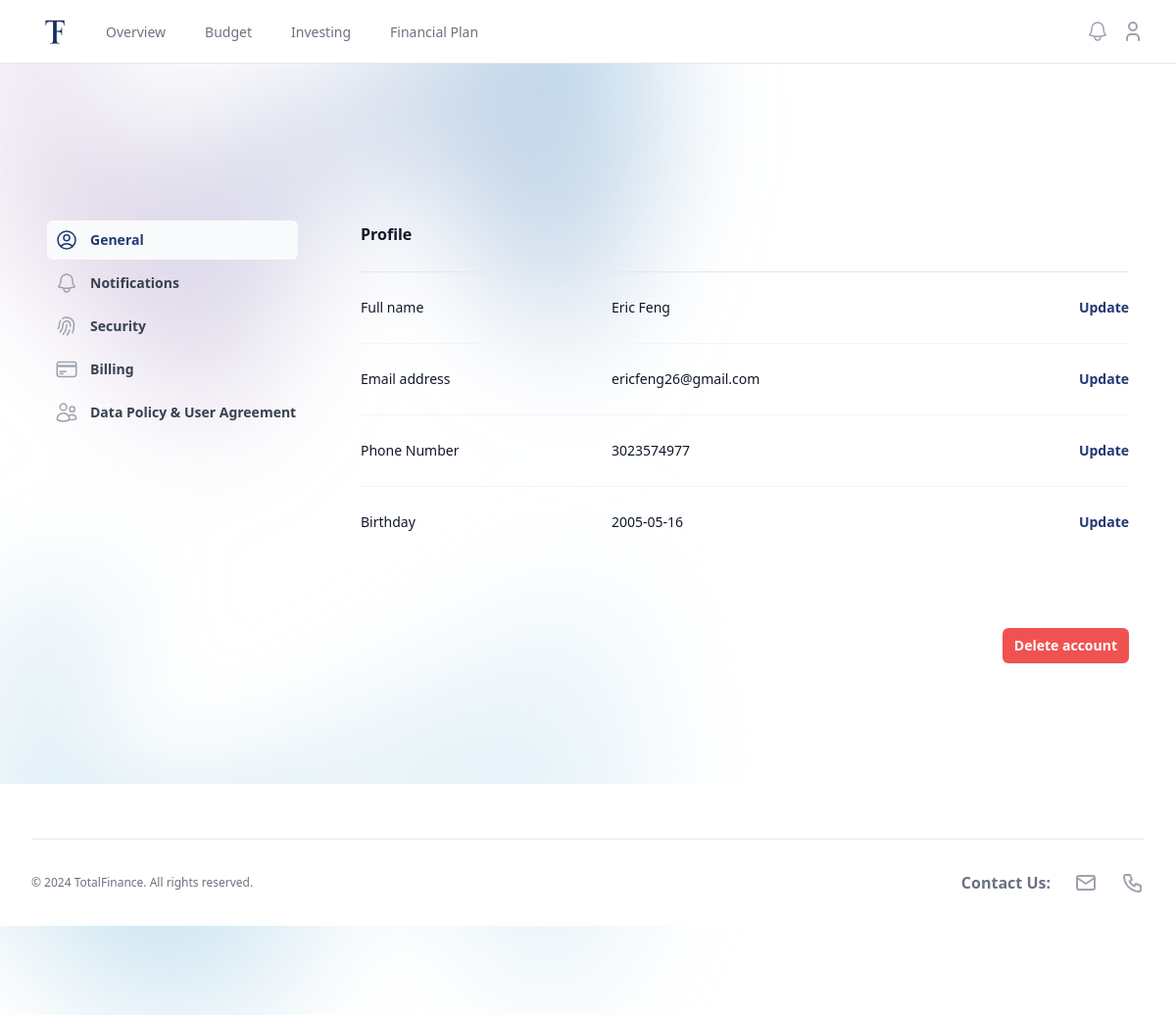
The app's page /settings (signed in), older data.
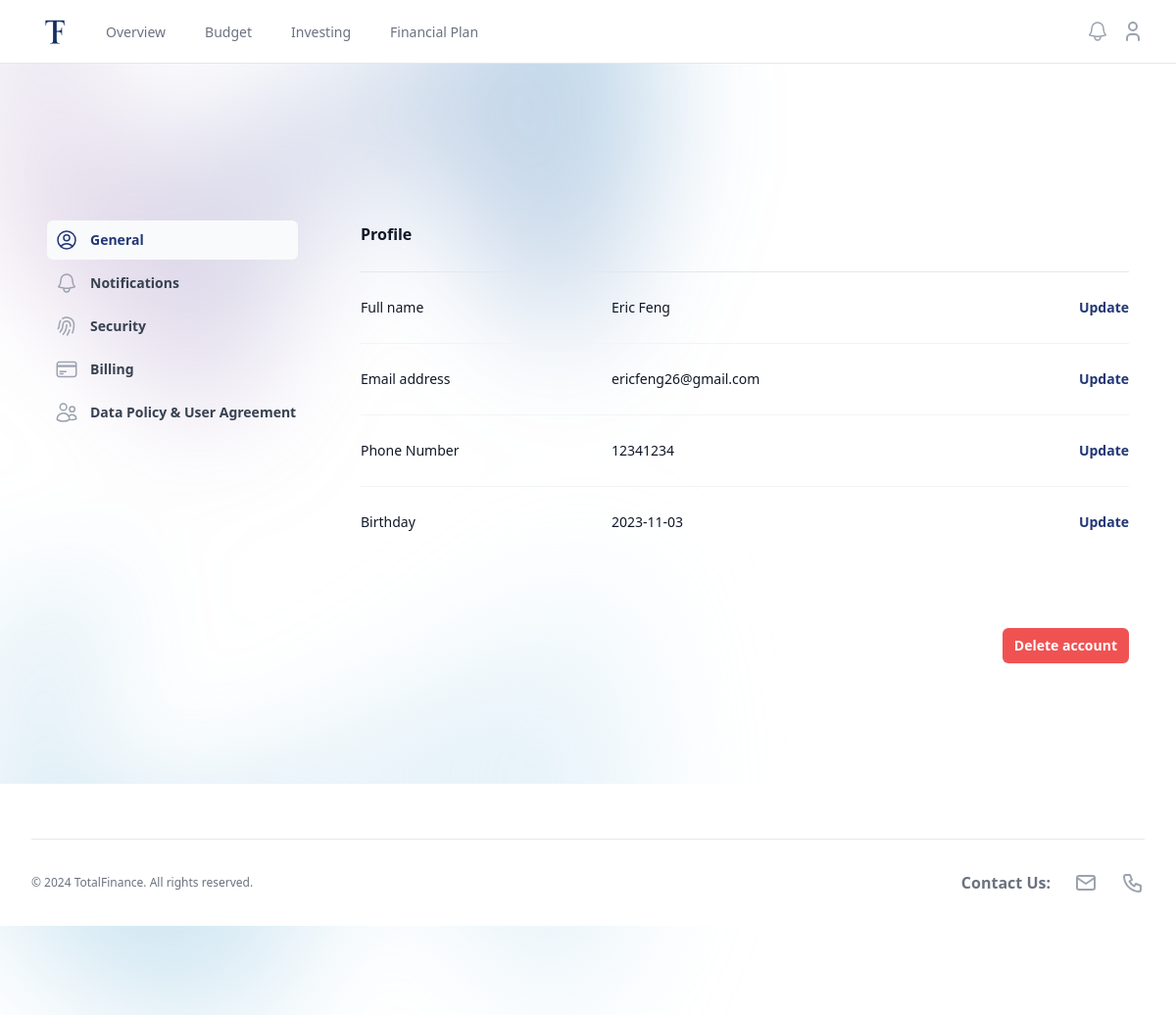
The same page, newer data.
### flaskmain/models.py (models this page shows, shortened)
class Users(db.Model, UserMixin):
    id = db.Column(db.Integer, primary_key = True)
    name = db.Column(db.String(50), unique = False, nullable = False)
    email = db.Column(db.String(120), unique = True, nullable = False)
    password = db.Column(db.String(60), nullable = False)
    phone = db.Column(db.String(60), unique = True, nullable = False)
    dob = db.Column(db.String(60), nullable = False)

### flaskmain/routes.py (the view)
@application.route("/settings", methods = ["GET", "POST"])
@login_required
def settings():
    form = RegistrationForm()
    nameform = SettingNameForm()
    emailform = SettingEmailForm()
    phoneform = SettingPhoneForm()
    dobform = SettingDOBForm()
    if nameform.submit.data and nameform.validate_on_submit():
        current_user.name = nameform.name.data
        db.session.commit()
        return redirect(url_for("settings"))
    if emailform.submit.data and emailform.validate_on_submit():
        current_user.email = emailform.email.data
        db.session.commit()
        return redirect(url_for("settings"))
    if phoneform.submit.data and phoneform.validate_on_submit():
         print("phone")
         current_user.phone = phoneform.phone.data
         db.session.commit()
         return redirect(url_for("settings"))
    if dobform.submit.data and dobform.validate_on_submit():
        print("dob")
        current_user.dob = dobform.birthday.data
        db.session.commit()
        return redirect(url_for("settings"))
    return render_template("settings.html", title ="Settings", form=form, nameform=nameform, emailform=emailform, phoneform=phoneform, dobform=dobform)

### flaskmain/models.py (called while the page is built)
@login_manager.user_loader
def load_user(user_id):
    return Users.query.get(int(user_id))

### flaskmain/templates/settings.html (shortened to what this page needs)
{% extends "layout_app.html" %}
{% block content %}
  <div class="mx-auto max-w-7xl pt-16 lg:flex lg:gap-x-16 lg:px-8">
    <aside class="flex overflow-x-auto border-b border-gray-900/5 py-4 lg:block lg:w-64 lg:flex-none lg:border-0 lg:py-20">
      <nav class="flex-none px-4 sm:px-6 lg:px-0">
        <ul role="list" class="flex gap-x-3 gap-y-1 whitespace-nowrap lg:flex-col">
          <li>
            <a href="{{ url_for("settings") }}" class="bg-gray-50 text-blue-900 group flex gap-x-3 rounded-md py-2 pl-2 pr-3 text-sm leading-6 font-semibold">
              General
            </a>
          </li>
          <li>
              <a href="{{ url_for("notifications") }}" class="text-gray-700 hover:text-blue-800 hover:bg-gray-50 group flex gap-x-3 rounded-md py-2 pl-2 pr-3 text-sm leading-6 font-semibold">
              Notifications
            </a>
          </li>
          <li>
            <a href="{{ url_for("security") }}" class="text-gray-700 hover:text-blue-800 hover:bg-gray-50 group flex gap-x-3 rounded-md py-2 pl-2 pr-3 text-sm leading-6 font-semibold">
              Security
            </a>
          </li>
          <li>
            <a href="#" class="text-gray-700 hover:text-blue-800 hover:bg-gray-50 group flex gap-x-3 rounded-md py-2 pl-2 pr-3 text-sm leading-6 font-semibold">
              Billing
            </a>
          </li>
          <li>
            <a href="#" class="text-gray-700 hover:text-blue-800 hover:bg-gray-50 group flex gap-x-3 rounded-md py-2 pl-2 pr-3 text-sm leading-6 font-semibold">
              Data Policy & User Agreement
            </a>
          </li>
        </ul>
      </nav>
    </aside>
    <main class="px-4 py-16 sm:px-6 lg:flex-auto lg:px-0 lg:py-20">
      <div class="mx-auto max-w-2xl space-y-16 sm:space-y-20 lg:mx-0 lg:max-w-none">
        <div>
          <h2 class="text-base font-semibold leading-7 text-gray-900">Profile</h2>
          <dl class="mt-6 space-y-6 divide-y divide-gray-100 border-t border-gray-200 text-sm leading-6">
            <div class="pt-6 sm:flex">
              <dt class="font-medium text-gray-900 sm:w-64 sm:flex-none sm:pr-6">Full name</dt>
              <dd class="mt-1 flex justify-between gap-x-6 sm:mt-0 sm:flex-auto">
                <div class="text-gray-900">{{current_user.name}}</div>
                <button id = "openNameSetting-button" type="button" class="font-semibold text-blue-900 hover:text-blue-800">Update</button>
              </dd>
            </div>
            <div class="pt-6 sm:flex">
              <dt class="font-medium text-gray-900 sm:w-64 sm:flex-none sm:pr-6">Email address</dt>
              <dd class="mt-1 flex justify-between gap-x-6 sm:mt-0 sm:flex-auto">
                <div class="text-gray-900">{{current_user.email}}</div>
                <button id = "openEmailSetting-button" type="button" class="font-semibold text-blue-900 hover:text-blue-800">Update</button>
              </dd>
            </div>
            <div class="pt-6 sm:flex">
              <dt class="font-medium text-gray-900 sm:w-64 sm:flex-none sm:pr-6">Phone Number</dt>
              <dd class="mt-1 flex justify-between gap-x-6 sm:mt-0 sm:flex-auto">
                <div class="text-gray-900">{{current_user.phone}}</div>
                <button id = "openPhoneSetting-button" type="button" class="font-semibold text-blue-900 hover:text-blue-800">Update</button>
              </dd>
            </div>
            <div class="pt-6 sm:flex">
              <dt class="font-medium text-gray-900 sm:w-64 sm:flex-none sm:pr-6">Birthday</dt>
              <dd class="mt-1 flex justify-between gap-x-6 sm:mt-0 sm:flex-auto">
                <div class="text-gray-900">{{current_user.dob}}</div>
                <button id = "openBirthdaySetting-button" type="button" class="font-semibold text-blue-900 hover:text-blue-800">Update</button>
              </dd>
            </div>
          </dl>
        </div>
        <div>
        <div class = "py-4">
          <form class="flex items-start justify-end">
            <button type="submit" class="rounded-md bg-red-500 px-3 py-2 text-sm font-semibold text-white shadow-sm hover:bg-red-400">Delete account</button>
          </form>
        </div>
      </div>
    </main>
  </div>
    </div>
  </div>
{% endblock content %}

### flaskmain/templates/layout_app.html (shortened to what this page needs)
<!DOCTYPE html>
<html class="h-full" lang="en">
    <head>
        <link href="{{url_for('static',filename='css/output.css')}}" rel="stylesheet">
    </head>
<body class="h-full">
    <div class="min-h-full">
        <nav class="border-b border-gray-200 bg-white">
        <div class="mx-auto max-w-7xl px-4 sm:px-6 lg:px-8">
            <div class="flex h-16 justify-between">
            <div class="flex">
                <div class="flex flex-shrink-0 items-center">
                <a href = "{{ url_for("home") }}">
                    <img class="h-12 w-auto" src="{{url_for('static',filename='images/m1-2.png')}}" alt="">
                </a>
                </div>
                <div class="hidden sm:-my-px sm:ml-6 sm:flex sm:space-x-8">
                <a href="{{ url_for("overview") }}" class="inline-flex items-center border-b-2 px-1 pt-1 text-sm font-medium {% if request.path == "/overview" %}border-blue-900 text-gray-900{% else %}border-transparent text-gray-500 hover:border-gray-300 hover:text-gray-700{% endif %}" aria-current="page">Overview</a>
                <a href="{{ url_for("budget") }}" class="inline-flex items-center border-b-2 px-1 pt-1 text-sm font-medium {% if request.path == "/budget" %}border-blue-900 text-gray-900{% else %}border-transparent text-gray-500 hover:border-gray-300 hover:text-gray-700{% endif %}">Budget</a>
                <a href="{{ url_for("investing") }}" class="inline-flex items-center border-b-2 px-1 pt-1 text-sm font-medium {% if request.path == "/investing" %}border-blue-900 text-gray-900{% else %}border-transparent text-gray-500 hover:border-gray-300 hover:text-gray-700{% endif %}">Investing</a>
                <a href="{{ url_for("financialplan") }}" class="inline-flex items-center border-b-2 px-1 pt-1 text-sm font-medium {% if request.path == "/financialplan" %}border-blue-900 text-gray-900{% else %}border-transparent text-gray-500 hover:border-gray-300 hover:text-gray-700{% endif %}">Financial Plan</a>
                </div>
            </div>
            <div class="hidden sm:ml-6 sm:flex sm:items-center">
                <div class="relative ml-3">
                <button type="button" class="relative flex max-w-xs items-center rounded-full bg-white text-sm text-gray-400 hover:text-gray-500 focus:outline-none focus:ring-2 focus:ring-blue-900 focus:ring-offset-2" id="notification-menu-button" aria-expanded="false" aria-haspopup="true">
                    <span class="absolute -inset-1.5"></span>
                </button>
            </div>
                <div class="relative ml-3">
                <div>
                    <button type="button" class="relative flex max-w-xs items-center rounded-full bg-white text-sm text-gray-400 hover:text-gray-500 focus:outline-none focus:ring-2 focus:ring-blue-900 focus:ring-offset-2" id="user-menu-button" aria-expanded="false" aria-haspopup="true">
                    <span class="absolute -inset-1.5"></span>
                    </button>
                </div>
                </div>
            </div>
            </div>
        </div>
        </nav>
        <div class="absolute inset-x-0 -top-40 -z-10 transform-gpu overflow-hidden blur-3xl sm:-top-80" aria-hidden="true">
        <div class="relative left-[calc(50%-11rem)] aspect-[1155/678] w-[36.125rem] -translate-x-1/2 rotate-[30deg] bg-gradient-to-tr from-[#ff80b5] to-[#0077B6] opacity-30 sm:left-[calc(50%-30rem)] sm:w-[72.1875rem]" style="clip-path: polygon(74.1% 44.1%, 100% 61.6%, 97.5% 26.9%, 85.5% 0.1%, 80.7% 2%, 72.5% 32.5%, 60.2% 62.4%, 52.4% 68.1%, 47.5% 58.3%, 45.2% 34.5%, 27.5% 76.7%, 0.1% 64.9%, 17.9% 100%, 27.6% 76.8%, 76.1% 97.7%, 74.1% 44.1%)"></div>
        <div class="relative left-[calc(50%-11rem)] aspect-[1155/678] w-[36.125rem] -translate-x-1/2 rotate-[30deg] bg-gradient-to-tr from-[#0077B6] to-[#E1F1FA] opacity-30 sm:left-[calc(50%-30rem)] sm:w-[72.1875rem]" style="clip-path: polygon(74.1% 44.1%, 100% 61.6%, 97.5% 26.9%, 85.5% 0.1%, 80.7% 2%, 72.5% 32.5%, 60.2% 62.4%, 52.4% 68.1%, 47.5% 58.3%, 45.2% 34.5%, 27.5% 76.7%, 0.1% 64.9%, 17.9% 100%, 27.6% 76.8%, 76.1% 97.7%, 74.1% 44.1%)"></div>
        </div>
    <header class="relative isolate">
        <div class="rounded-md p-4">
            {%block content %}{% endblock %}
    <footer class="bg-white" aria-labelledby="footer-heading">
      <div class="mx-auto max-w-7xl px-6 pb-8 pt-6 sm:pt-6 lg:px-8 lg:pt-6">
        <div class="border-t border-gray-900/10 pt-8 sm:mt-8 md:flex md:items-center md:justify-between">
          <div class="flex justify-center space-x-6 md:order-2">
            <p class=" text-gray-500 font-semibold  md:mt-0">Contact Us:</p>
            <a href="{{ url_for("contact") }}" class="text-gray-400 hover:text-gray-500">
            </a>
            <a href="{{ url_for("contact") }}" class="text-gray-400 hover:text-gray-500">
            </a>
          </div>
          <p class="mt-8 text-center text-xs leading-5 text-gray-500 md:order-1 md:mt-0">&copy; 2024 TotalFinance. All rights reserved.</p>
        </div>
      </div>
    </footer>
</body>
</html>

Row changes from the older to the newer data that the page shows:
changed Users "Eric Feng": phone "3023574977" → "12341234"; dob "2005-05-16" → "2023-11-03"
